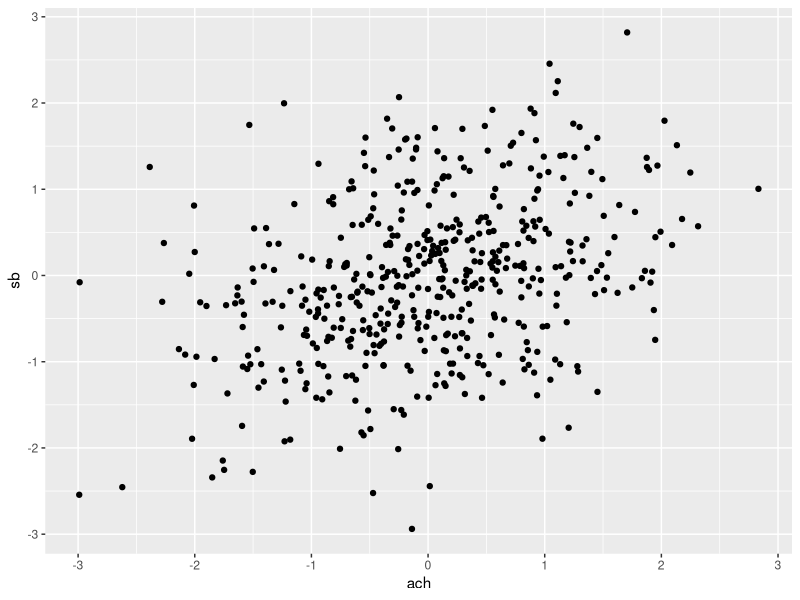
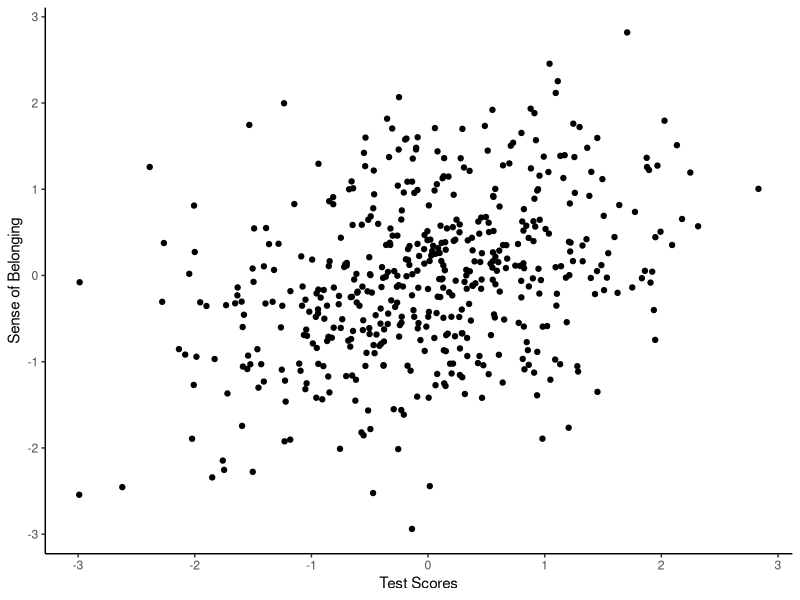
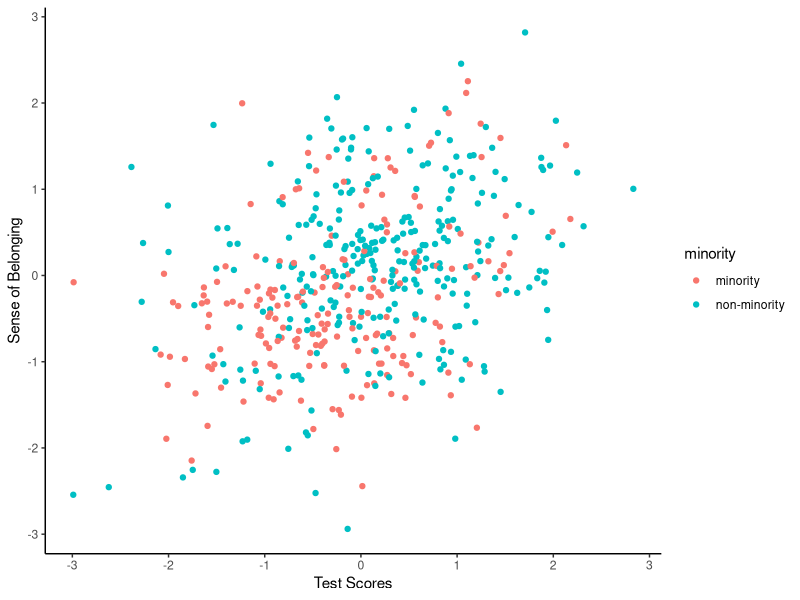
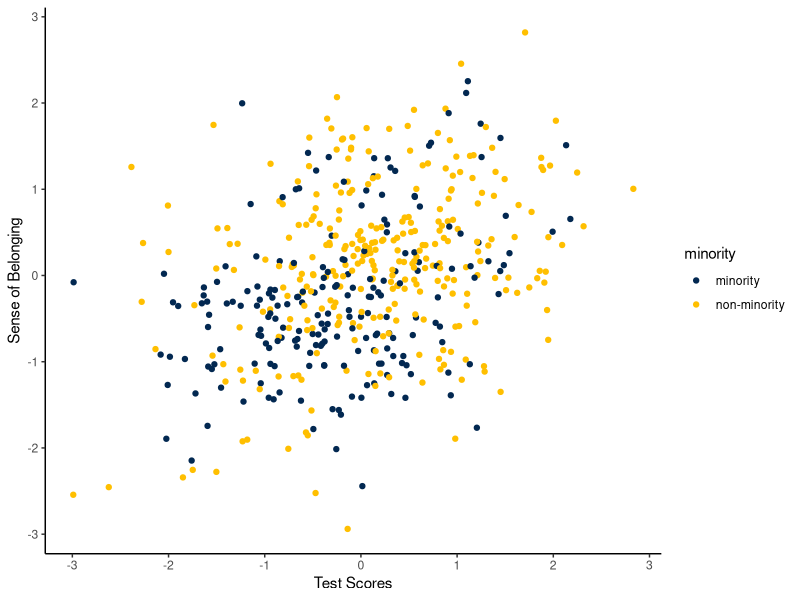
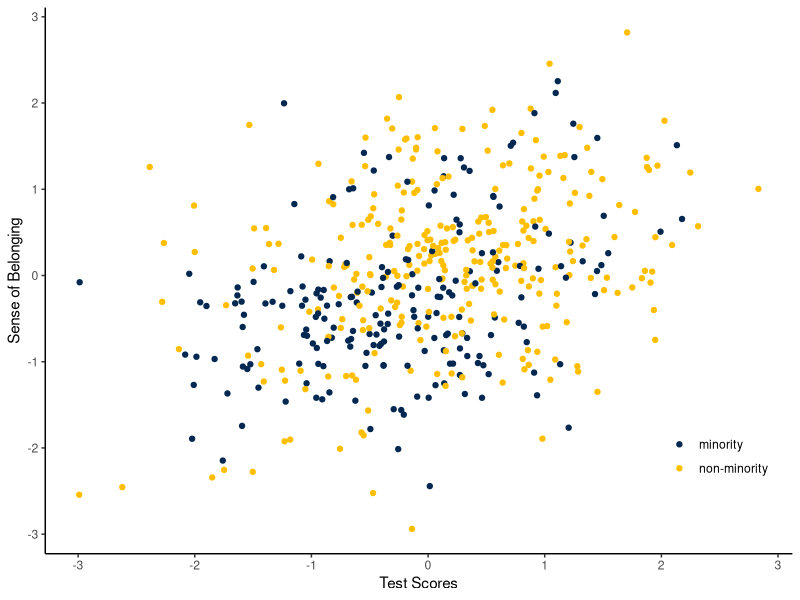
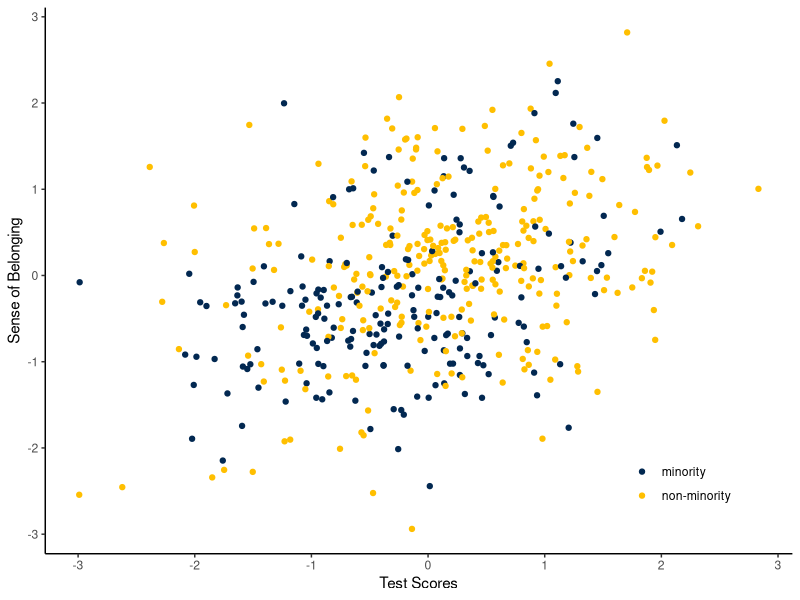

Write R code to recreate these figures, in order.
### Core ideas for efficient data analysis in R ##
## 2: Plotting data is like layering a cake

## Diego Catalan Molina, March 2023

# 1. Libraries & Data --------------------------------------
library(tidyverse)

# data
core_data <- read_csv("data/core_data.csv")
  

# 2. Plots -------------------------------------------------

# Basic layers
core_data %>% # pipe operator (take what's on the left and do what's next with it)
  ggplot(
    aes(y = sb, x = ach) #mapping
    ) + # non-data layers are assembled using plus sign
  geom_point() # geometry
  

# Basic layers, cleaner
core_data %>% 
  ggplot(
    aes(y = sb, x = ach) 
  ) +
  geom_point() +
  theme_classic() +
  labs(y = "Sense of Belonging", x = "Test Scores")




## Adding colors ------------------------------------------
core_data %>% 
  ggplot(
    aes(y = sb, x = ach, color = minority) #adding colors
  ) +
  geom_point() +
  theme_classic() +
  labs(y = "Sense of Belonging", x = "Test Scores")

## Set custom colors ----------------------------------------------

core_data %>% 
  ggplot(
    aes(y = sb, x = ach, color = minority)
  ) +
  geom_point() +
  scale_color_manual(values = c("#022851", "#FFBF00")) + #custom colors, Hex codes
  theme_classic() +
  labs(y = "Sense of Belonging", x = "Test Scores")

# If you don't use Hex color codes, google "Hex colors" and you'll find
# lots of resources to identify the right colors for you.



## Clean the legend -------------------------------------------------

core_data %>% 
  ggplot(
    aes(y = sb, x = ach, color = minority)
  ) +
  geom_point() +
  scale_color_manual(values = c("#022851", "#FFBF00")) +
  theme_classic() +
  theme(
    legend.position = c(.90, .20) # horizontal and vertical coordinates
  ) +
  labs(y = "Sense of Belonging", x = "Test Scores", color = "") # no legend title



## Save plot as file in your computer ----------------------------------
final_plot <- # name for the plot object
  core_data %>% 
  ggplot(
    aes(y = sb, x = ach, color = minority)
  ) +
  geom_point() +
  scale_color_manual(values = c("#022851", "#FFBF00")) +
  theme_classic() +
  theme(
    legend.position = c(.85, .15)
  ) +
  labs(y = "Sense of Belonging", x = "Test Scores", color = "")


ggsave(
  "plots/final_plot.png", # path, location where you want to save the plot
  final_plot, # plot you want to save
  width = 8, height = 5
)
  


